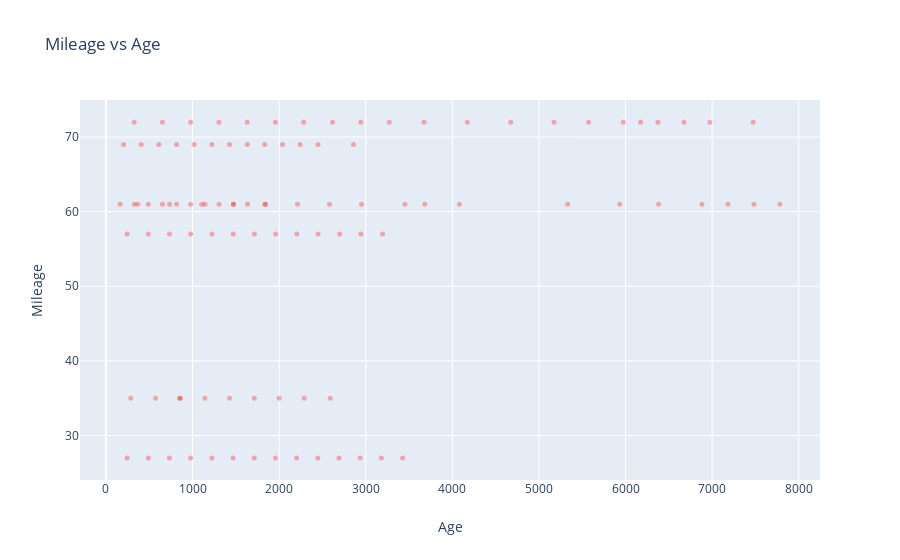

Here is the notebook cell this chart was saved with:
### Code cell
import pandas as pd
import numpy as np
import random as random

# plotly standard imports
from datetime import datetime
from datetime import timedelta  

%matplotlib inline
import matplotlib as mpl
import matplotlib.pyplot as plt
mpl.rc('axes', labelsize=14)
mpl.rc('xtick', labelsize=12)
mpl.rc('ytick', labelsize=12)

import tensorflow as tf
from tensorflow import keras

import cufflinks
from IPython.core.interactiveshell import InteractiveShell
InteractiveShell.ast_node_interactivity = 'all'

from plotly.offline import iplot
cufflinks.go_offline()

# Set global theme
cufflinks.set_config_file(world_readable=True, theme='pearl')
import plotly.figure_factory as ff


import plotly.express as px
import plotly.graph_objs as go
import chart_studio.plotly as py

# Data import and preparation

data_input=pd.read_excel("raw_data.xlsx", sep=";")

dataset_downland_date=data_input.data_ts.max()
dataset_downland_date

data_input.head(10)

data_input["data"]= pd.to_datetime(data_input.data)
data_input["data_wyplaty"]= pd.to_datetime(data_input["data wyplaty"])
data_input['Pierwsza rata']= pd.to_datetime(data_input['Pierwsza rata'])
data_input["initial_loan_value"]=data_input.rata*data_input[' Ilość rat']

features=['nrpożyczki', 'nr Klienta', 'płeć', 'wiek','kod pocztowy','sposob wyplaty',
        'initial_loan_value',' Ilość rat',"data_wyplaty", 'Pierwsza rata','rata',  'okres',
       'kwota', 'data_ts', 'yield']

df=data_input[features]

df.columns

## Translating column names to English

features_translate={
    'nrpożyczki':'loan_ID',
    'nr Klienta':"client_ID",
    'sposob wyplaty':"cash_payment",
    'okres':"period",
    "rata":"installment",
    'kod pocztowy':"post_code",
    ' Ilość rat':"installment_count",
    'Pierwsza rata':"first_installment_date",
    'kwota':"payment_value",
    "data_ts":"payment_date",
    "data_wyplaty":"payout_date",
    "yield":"cumulated_payments",
    'płeć':"sex",
    "wiek":"age",

    


}

df.rename(columns=features_translate, inplace=True)

df["sex"]=np.where(df.sex=="Kobieta","Female","Male")

df.columns

# Data transformation and Feature engineering

df["expected_payment_date"]=df.first_installment_date

import datetime
for i in range(0,len(df)):
    df["expected_payment_date"][i]=df.first_installment_date[i]+pd.DateOffset(months=int(df.period[i])-1)


df_grouped=df[(df.payment_date.isnull()==False)][['loan_ID','period',"payment_date",'cumulated_payments']].groupby('loan_ID').max()
df_grouped.rename(columns={'period':"last_payment_period","payment_date":"last_payment_date",'cumulated_payments':'max_cumulated_payments'}, inplace=True)
df_grouped.reset_index(inplace=True)
df=df.merge(df_grouped, on="loan_ID")

df=df[(df.payment_date.isnull()==False)].sort_values(by=["loan_ID","period"])
df.shape

df=df[df.payment_date<=dataset_downland_date]
df.shape


trace0=go.Scatter(
        y=df.head(100).age,
        x=df.head(100).cumulated_payments,
        mode='markers',
        marker=dict(
        color="red",
        size=5,
        opacity=0.3
        ),
       
    )








data=[trace0]
figure=go.Figure(
    data=data,
    layout=go.Layout(
        title="Mileage vs Age",
        yaxis=dict(title="Mileage"),
        xaxis=dict(title="Age")

    
    ))
iplot(figure)

### Figure 1 — Plotly figure (JSON) as saved in the notebook; plotly's stock layout.template omitted (floating-point values rounded to 4 significant figures)
{"data": [{"marker": {"color": "red", "opacity": 0.3, "size": 5}, "mode": "markers", "type": "scatter", "x": [244.7, 489.7, 734.7, 979.7, 1225.0, 1470.0, 1715.0, 1960.0, 2205.0, 2450.0, 2700.0, 2945.0, 3195.0, 244.7, 489.4, 734.0, 978.7, 1223.0, 1468.0, 1713.0, 1957.0, 2202.0, 2447.0, 2691.0, 2936.0, 3181.0, 3426.0, 164, 328, 489.4, 653.4, 816.4, 979.4, 1143.0, 1306.0, 1471.0, 1635.0, 1835.0, 286, 573, 853, 859, 1143, 1427, 1713, 2000, 2290, 2590, 203.9, 407.8, 611.7, 815.6, 1020.0, 1223.0, 1427.0, 1631.0, 1835.0, 2039, 2244.0, 2449.0, 2859.0, 368, 736, 1106, 1474, 1844, 2212, 2582, 2952, 3452, 3682, 4082, 5332, 5932, 6382, 6882, 7182, 7482, 7782, 326.2, 652.5, 978.8, 1305, 1631.0, 1958.0, 2284.0, 2617.0, 2943, 3272.0, 3674.0, 4174.0, 4674.0, 5174.0, 5574.0, 5974.0, 6174.0, 6374.0, 6674.0, 6974.0, 7474.0], "y": [57, 57, 57, 57, 57, 57, 57, 57, 57, 57, 57, 57, 57, 27, 27, 27, 27, 27, 27, 27, 27, 27, 27, 27, 27, 27, 27, 61, 61, 61, 61, 61, 61, 61, 61, 61, 61, 61, 35, 35, 35, 35, 35, 35, 35, 35, 35, 35, 69, 69, 69, 69, 69, 69, 69, 69, 69, 69, 69, 69, 69, 61, 61, 61, 61, 61, 61, 61, 61, 61, 61, 61, 61, 61, 61, 61, 61, 61, 61, 72, 72, 72, 72, 72, 72, 72, 72, 72, 72, 72, 72, 72, 72, 72, 72, 72, 72, 72, 72, 72]}], "layout": {"title": {"text": "Mileage vs Age"}, "xaxis": {"title": {"text": "Age"}}, "yaxis": {"title": {"text": "Mileage"}}}}
